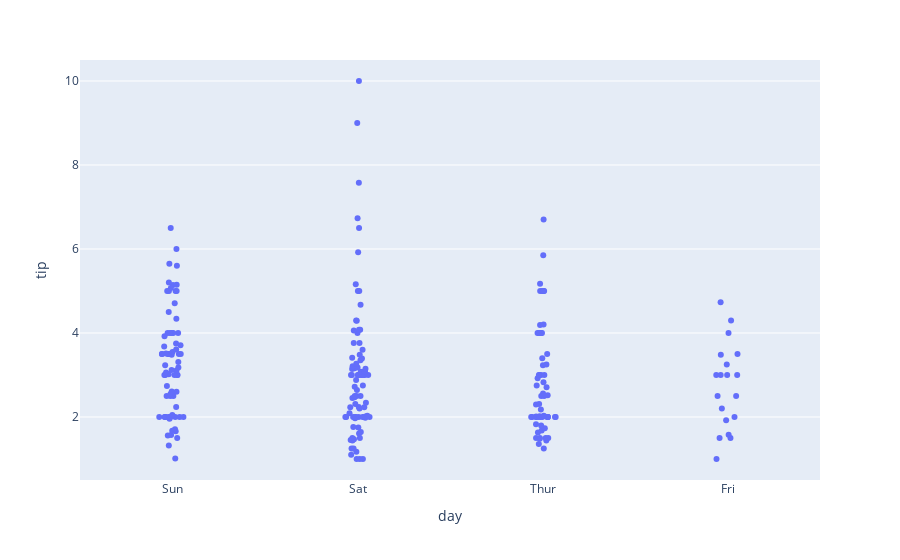

Notebook source saved alongside this figure:
### Code cell
fig = px.strip(df, x='day', y='tip')
fig.show()

### Figure 1 — Plotly figure (JSON) as saved in the notebook; plotly's stock layout.template omitted (floating-point values rounded to 4 significant figures; data arrays with more than 128 entries replaced by an {"elided": "..."} marker saying what was removed)
{"data": [{"alignmentgroup": "True", "boxpoints": "all", "fillcolor": "rgba(255,255,255,0)", "hoveron": "points", "hovertemplate": "day=%{x}<br>tip=%{y}<extra></extra>", "legendgroup": "", "line": {"color": "rgba(255,255,255,0)"}, "marker": {"color": "#636efa"}, "name": "", "offsetgroup": "", "orientation": "v", "pointpos": 0, "showlegend": false, "type": "box", "x": {"elided": "244 str values"}, "x0": " ", "xaxis": "x", "y": {"elided": "244 float values"}, "y0": " ", "yaxis": "y"}], "layout": {"boxmode": "group", "legend": {"tracegroupgap": 0}, "margin": {"t": 60}, "xaxis": {"anchor": "y", "domain": [0, 1], "title": {"text": "day"}}, "yaxis": {"anchor": "x", "domain": [0, 1], "title": {"text": "tip"}}}}
